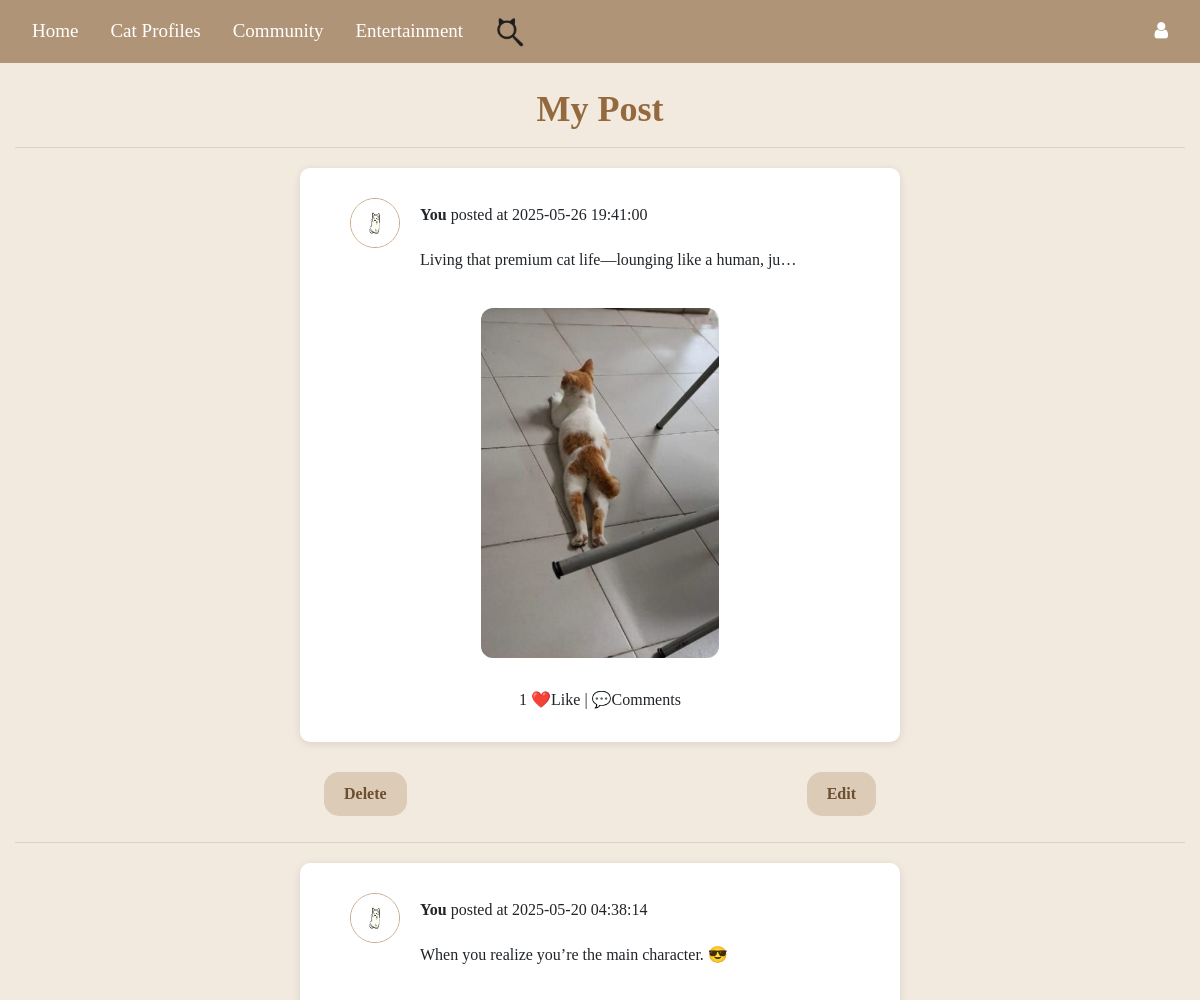
The app's page /my-posts (signed in, upper part), older data.
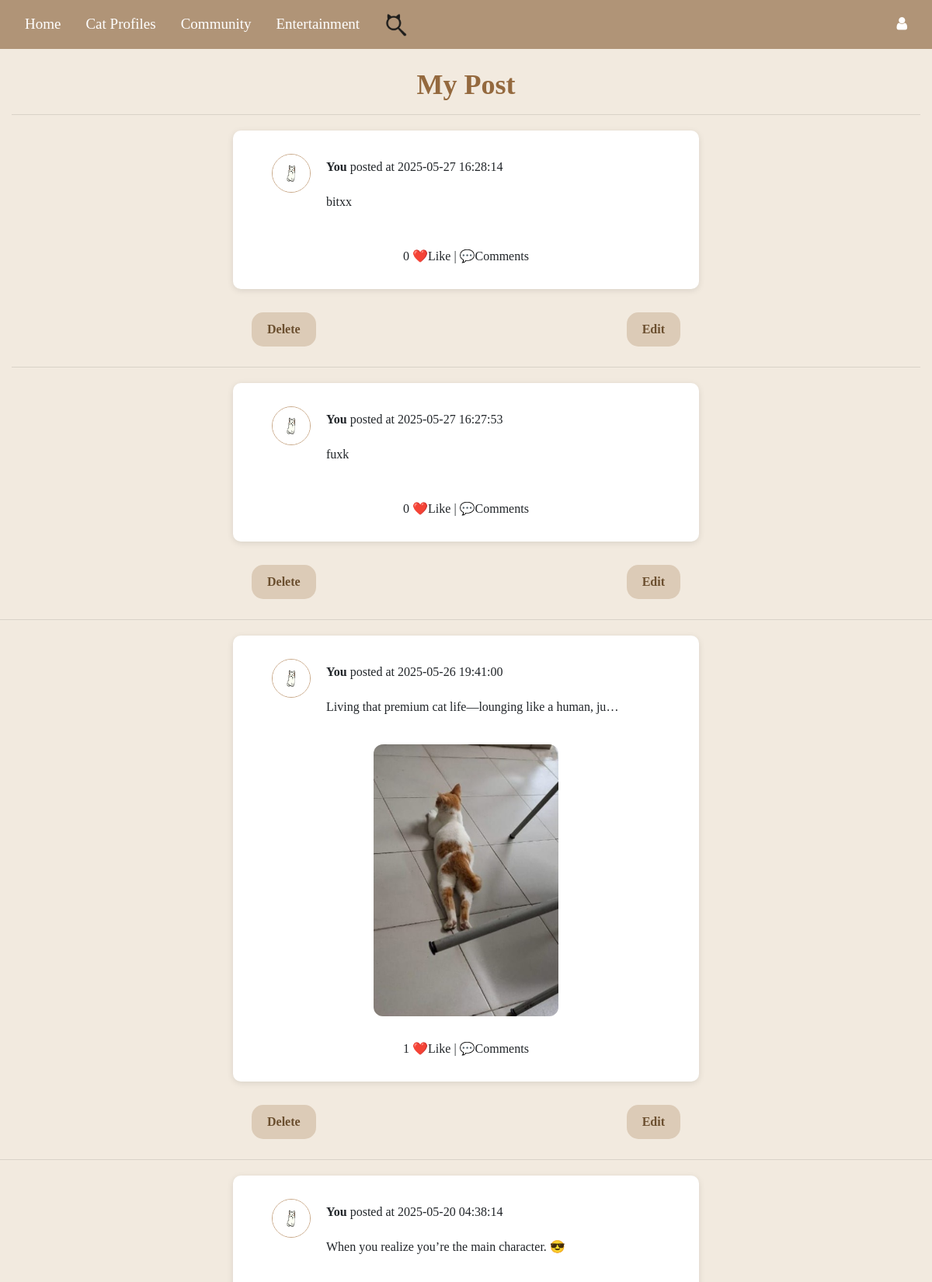
The same page, newer data.
### tables this page shows
CREATE TABLE "post" (
	"post_id"	INTEGER,
	"user_id"	INTEGER,
	"content"	TEXT,
	"media_type"	TEXT,
	"media_url"	TEXT,
	"created_at"	TIMESTAMP DEFAULT CURRENT_TIMESTAMP,
	"updated_at"	TIMESTAMP DEFAULT CURRENT_TIMESTAMP,
	"cat_hashtag"	TEXT,
	PRIMARY KEY("post_id"),
	FOREIGN KEY("user_id") REFERENCES "user"("id") ON DELETE CASCADE
);

### Website/community.py (the view)
@community_bp.route('/my-posts')
def my_posts():
    if not current_user.is_authenticated:
        flash("You must be logged in to view your posts!", category="error")
        return redirect(url_for('auth.login'))
    conn = get_db_connection()
    posts = conn.execute('''
        SELECT post.*, user.name, user.profile_picture,
            COUNT(likes.id) AS like_count
        FROM post
        JOIN user ON post.user_id = user.id
        LEFT JOIN likes ON post.post_id = likes.post_id
        WHERE post.user_id = ?
        GROUP BY post.post_id
        ORDER BY post.created_at DESC
    ''', (current_user.id,)).fetchall()
    conn.close()
    return render_template("my_posts.html", user=current_user, posts=posts, cat_names=get_cat_names())

### Website/community.py (called while the page is built)
def get_db_connection():
    db_path = os.path.join(os.path.dirname(__file__), '..', 'instance', 'datebase.db')
    db_path = os.path.abspath(db_path)
    conn = sqlite3.connect(db_path)
    conn.row_factory = sqlite3.Row
    return conn

def get_cat_names():
    conn = get_db_connection()
    if conn is None:
        return []
    cursor = conn.cursor()
    cursor.execute('SELECT name FROM profiles')
    cat_names = [row['name'] for row in cursor.fetchall()]
    conn.close()
    return cat_names

### Website/templates/my_posts.html (shortened to what this page needs)
{% extends "base.html" %}
{% block content %}
<h1>My Post</h1>
<hr>
{% for post in posts %}
  <div class="post">
    <div class="post-info">
      <img class="profile-picture" src="{{ url_for('static', filename='Userprofile/' + (post['profile_picture'] if post['profile_picture'] else 'default_profilepic.png')) }}" alt="Avatar">
      <p><strong>You</strong> posted at {{ post['created_at'] }}</p>
    </div>
    <p class="post-content">{{ post['content'] }}</p>
    <div class="media">
        {% if post['media_url'] %}
            {% set ext = post['media_url'].rsplit('.', 1)[1].lower() %}
            {% if ext in ['jpg', 'jpeg', 'png', 'gif'] %}
              <img src="{{ url_for('static', filename=post['media_url']) }}" alt="Image">
            {% elif ext in ['mp4', 'mov', 'avi'] %}
                <video controls>
                  <source src="{{ url_for('static', filename=post['media_url']) }}" type="video/{{ ext }}">
                </video>
            {% endif %}
        {% endif %}
    </div>
      <div class="post-actions">
        <span class="like-count">
            {{ post['like_count'] }} ❤️Like
            |
            💬Comments
        </span>
      </div>
  </div>
  <div class="button-container">
    <form action="{{ url_for('community.delete_post', post_id=post.post_id) }}" method="post" style="display:inline;">
      <button type="submit">Delete</button>
    </form>
    <button onclick='openEditModal({{ post.post_id }}, {{ post.content | tojson }}, {{ post.cat_hashtag | tojson }})'>Edit</button>
  </div>
<hr>
</div>
{% endfor %}
{% endblock %}

Row changes from the older to the newer data that the page shows:
added post: created_at "2025-05-27 16:28:14", content "bitxx", like_count "0"
added post: created_at "2025-05-27 16:27:53", content "fuxk", like_count "0"
